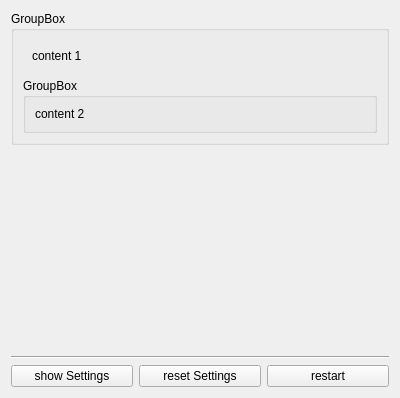
<?xml version="1.0" encoding="UTF-8"?>
<ui version="4.0">
 <class>Form</class>
 <widget class="QWidget" name="Form">
  <property name="geometry">
   <rect>
    <x>0</x>
    <y>0</y>
    <width>400</width>
    <height>398</height>
   </rect>
  </property>
  <property name="windowTitle">
   <string>Form</string>
  </property>
  <layout class="QVBoxLayout" name="verticalLayout_2">
   <item>
    <widget class="ConfigGroupBox" name="groupBox">
     <property name="title">
      <string>GroupBox</string>
     </property>
     <layout class="QVBoxLayout" name="verticalLayout">
      <item>
       <widget class="QWidget" name="widget" native="true">
        <layout class="QHBoxLayout" name="horizontalLayout">
         <item>
          <widget class="QLabel" name="label">
           <property name="text">
            <string>content 1</string>
           </property>
          </widget>
         </item>
        </layout>
       </widget>
      </item>
      <item>
       <widget class="ConfigGroupBox" name="groupBox_2">
        <property name="title">
         <string>GroupBox</string>
        </property>
        <layout class="QHBoxLayout" name="horizontalLayout_2">
         <item>
          <widget class="QLabel" name="label_2">
           <property name="text">
            <string>content 2</string>
           </property>
          </widget>
         </item>
        </layout>
       </widget>
      </item>
     </layout>
    </widget>
   </item>
   <item>
    <spacer name="verticalSpacer">
     <property name="orientation">
      <enum>Qt::Vertical</enum>
     </property>
     <property name="sizeHint" stdset="0">
      <size>
       <width>20</width>
       <height>178</height>
      </size>
     </property>
    </spacer>
   </item>
   <item>
    <widget class="Line" name="line">
     <property name="orientation">
      <enum>Qt::Horizontal</enum>
     </property>
    </widget>
   </item>
   <item>
    <layout class="QHBoxLayout" name="horizontalLayout_3">
     <item>
      <widget class="QPushButton" name="btn_show">
       <property name="text">
        <string>show Settings</string>
       </property>
      </widget>
     </item>
     <item>
      <widget class="QPushButton" name="btn_reset">
       <property name="text">
        <string>reset Settings</string>
       </property>
      </widget>
     </item>
     <item>
      <widget class="QPushButton" name="btn_restart">
       <property name="text">
        <string>restart</string>
       </property>
      </widget>
     </item>
    </layout>
   </item>
  </layout>
 </widget>
 <customwidgets>
  <customwidget>
   <class>ConfigGroupBox</class>
   <extends>QGroupBox</extends>
   <header>configwidgets.h</header>
   <container>1</container>
  </customwidget>
 </customwidgets>
 <resources/>
 <connections/>
</ui>
